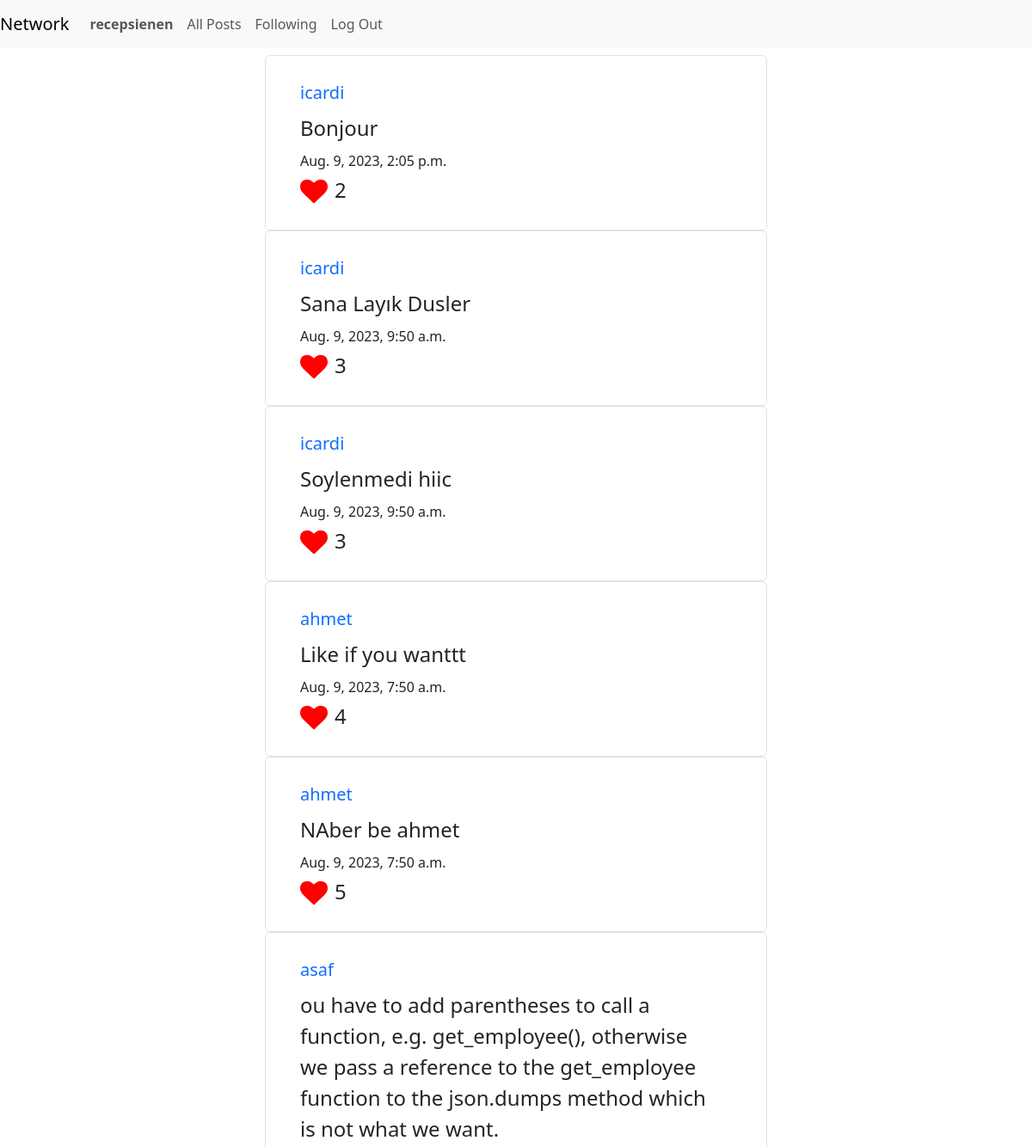
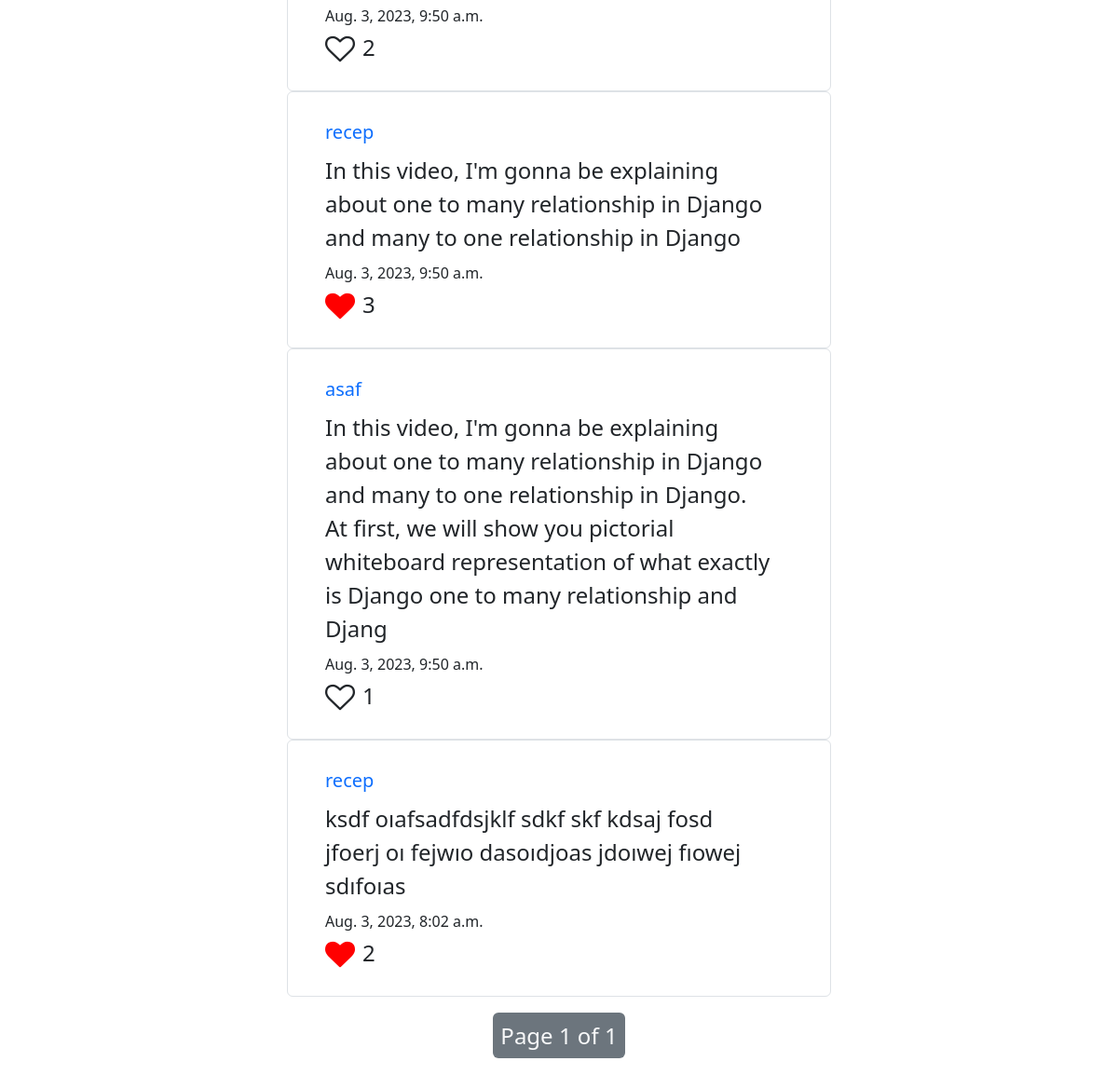
Page /following (signed in) on the earlier database version (2 pictures, top to bottom).
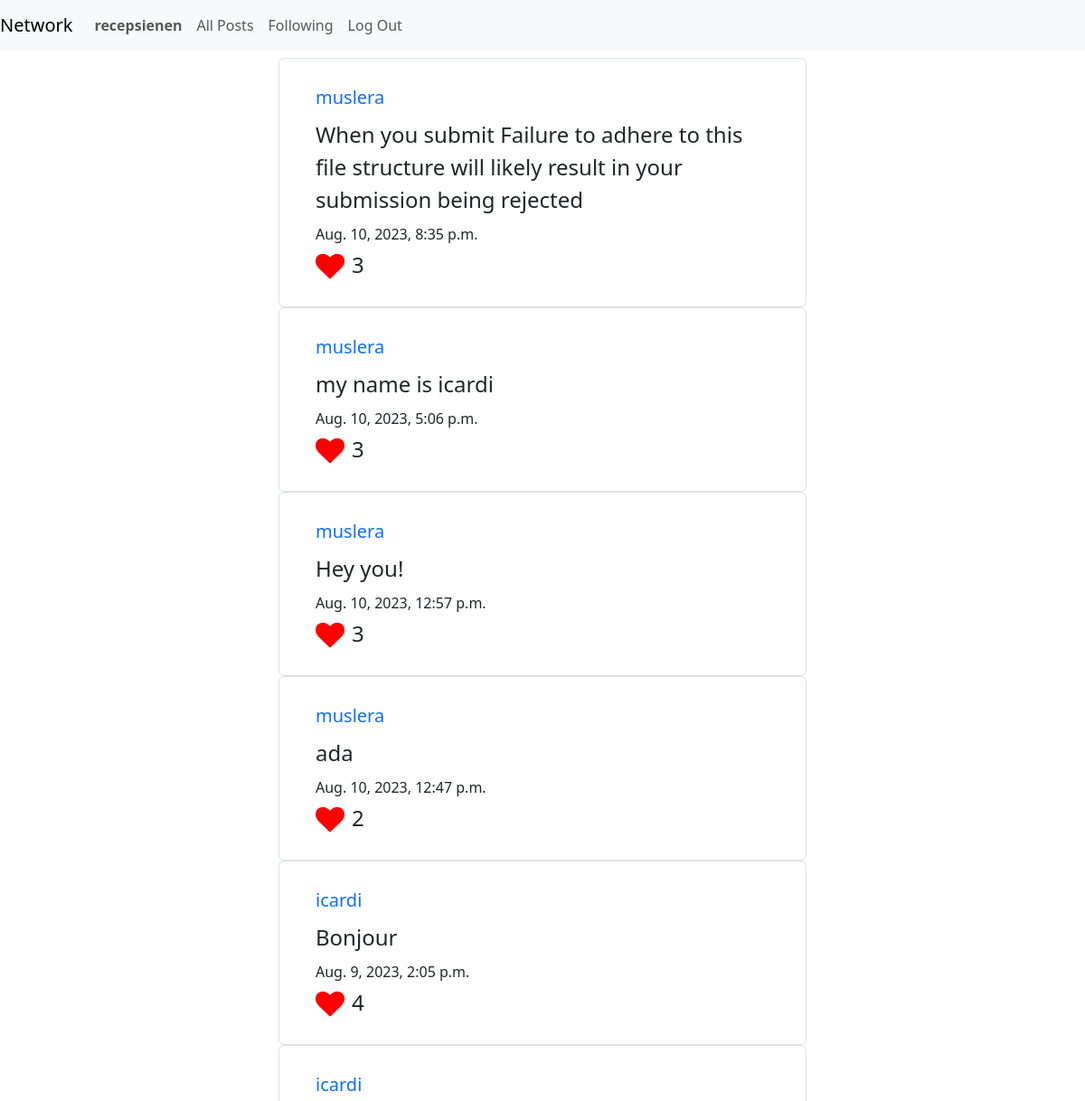
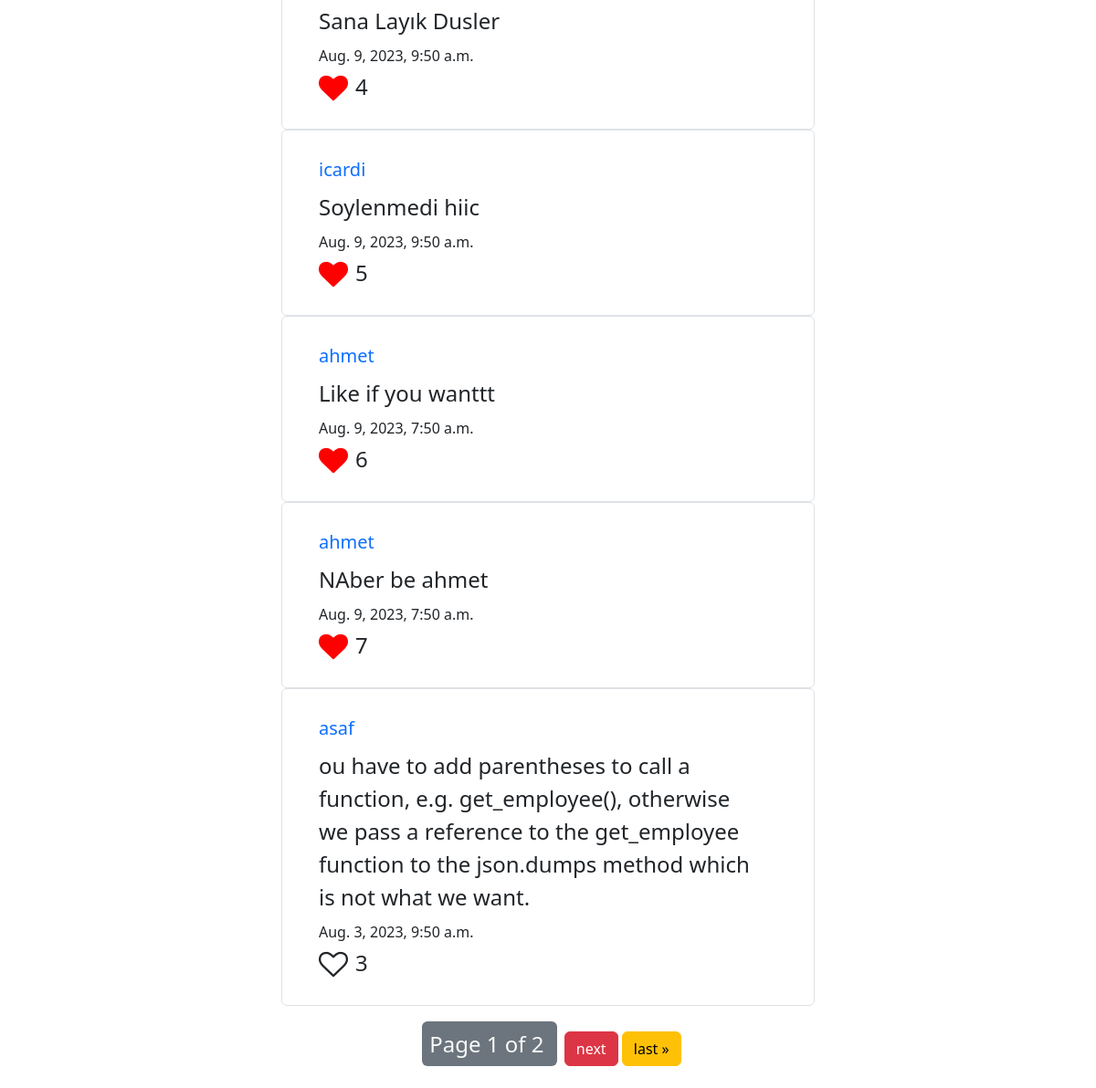
Same page on the later database version (2 pictures, top to bottom).
### network/models.py (models this page shows, shortened)
class Post(models.Model):
    creator = models.ForeignKey(User, on_delete=models.CASCADE, null = False, default = False)
    content = models.TextField(max_length=550, null = True)
    created_at = models.DateTimeField(auto_now_add = True)
    updated_at = models.DateTimeField(auto_now = True)
    likes = models.IntegerField(blank=True, null=True)

class User(AbstractUser):
    nickname = models.CharField(max_length=20, null = True)
    image = models.URLField(null=True,  blank=True)
    def __str__(self):
        return self.username

### network/views.py (the view)
# urls.py: path("following", views.following_posts, name="following_posts"),
def following_posts(request):
    if request.user.is_authenticated:
        if Follower.objects.filter(followers=request.user):
            following = Follower.objects.filter(followers=request.user).first().following.all()
            posts = Post.objects.all()
            followings_posts = [post for post in posts if post.creator in following]
            followings_posts.reverse()
        else:
            followings_posts = []
            following = None
        likes = Like.objects.filter(user=request.user)
        liked_posts = [like.post for like in likes]
        paginator = Paginator(followings_posts, 10)
        page_number = request.GET.get("page")
        page_obj = paginator.get_page(page_number)
        return render(request, "network/following.html", {
            "following": following,
            "posts": page_obj,
            "liked_posts": liked_posts
        })
    else:
        return JsonResponse({"error":"You should logged in to see following posts"})

### network/templates/network/following.html (shortened to what this page needs)
{% extends "network/layout.html" %}
{% block body %}
<div id="post-container" class="w-50 m-auto">
    <div id="all-posts" class="row justify-content-center m-2 text-center" >
        {% for post in posts %}
    <div id="general-post-container" class="border border-1 w-100 rounded " style="width: 18rem;">
        <div class="m-none post p-4" id={{post.id}}>
            <div id="post-content-view" class="d-block">
                <div class="d-flex justify-content-between">
                  <a href="{% url 'load_profile' username=post.creator %}" id="user" class="m-1 username text-decoration-none fs-5">{{post.creator}}</a>
                </div>
                <div class="d-flex row">
                    <div class="d-flex row pull-left">
                        <div>
                            <p class="text-start m-1 fs-4" id="content">{{post.content}}</p>
                        </div>
                        <div>
                            <p class="m-1 text-start" id="date">{{post.created_at}}</p>
                        </div>
                    </div>
                    <div class="d-flex">
                        {% if post in liked_posts %}
                            <i id="liked-button" class="m-1 fa fa-heart fa-2x like-button" aria-hidden="true"></i>
                        {% else %}
                            <i id="like-button" class="m-1 fa fa-heart-o fa-2x like-button" aria-hidden="true"></i>
                        {% endif %}
                        <h4 class="card-text m-1" id="likes">{{post.likes}}</h5>
                    </div>
                </div>
            </div>
        </div>
    </div>
        {% endfor %}
</div>
        <div class="pagination m-4">
            <span class="step-links m-auto">
                <span class="current m-2 p-2 fs-4 bg-secondary text-light rounded">
                    Page {{ posts.number }} of {{ posts.paginator.num_pages }}
                </span>
                {% if posts.has_next %}
                    <a href="?page={{ posts.next_page_number }}" class="btn btn-danger">next</a>
                    <a href="?page={{ posts.paginator.num_pages }}" class="btn btn-warning">last &raquo;</a>
                {% endif %}
            </span>
        </div>
    </div>
</div>
{% endblock %}

Differences in the rows shown:
no longer on this page (row edited): Post: creator "recep", content "In this video, I'm gonna be explaining about one to many relationship in Django and many to one relationship in Django", created_at "Aug. 3, 2023, 9:50 a.m.", likes "3"
no longer on this page (row edited): Post: creator "asaf", content "In this video, I'm gonna be explaining about one to many relationship in Django and many to one relationship in Django. At first, we will show you pictorial whiteboard representation of what exactly is Django one to many relationship and Djang", created_at "Aug. 3, 2023, 9:50 a.m.", likes "1"
no longer on this page (row edited): Post: creator "recep", content "ksdf oıafsadfdsjklf sdkf skf kdsaj fosd jfoerj oı fejwıo dasoıdjoas jdoıwej fıowej sdıfoıas", created_at "Aug. 3, 2023, 8:02 a.m.", likes "2"
added Post: creator "muslera", content "When you submit Failure to adhere to this file structure will likely result in your submission being rejected", created_at "Aug. 10, 2023, 8:35 p.m.", likes "3"
added Post: creator "muslera", content "my name is icardi", created_at "Aug. 10, 2023, 5:06 p.m.", likes "3"
added Post: creator "muslera", content "Hey you!", created_at "Aug. 10, 2023, 12:57 p.m.", likes "3"
now on this page (row edited): Post: creator "muslera", content "ada", created_at "Aug. 10, 2023, 12:47 p.m.", likes "2"
changed Post "Bonjour": likes "2" → "4"
changed Post "Sana Layık Dusler": likes "3" → "4"
changed Post "Soylenmedi hiic": likes "3" → "5"
changed Post "Like if you wanttt": likes "4" → "6"
changed Post "NAber be ahmet": likes "5" → "7"
changed Post "Aug. 3, 2023, 9:50 a.m.": likes "2" → "3"
Other differences:
{{ posts.paginator.num_pages }}: "1" → "2"
text now shown: "next last »"
